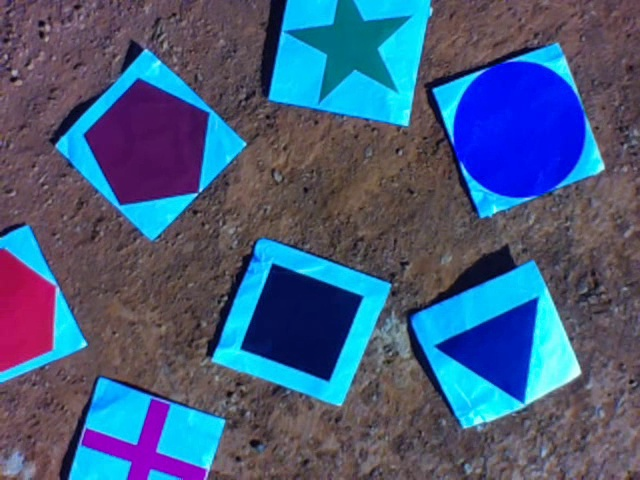
#> input picture assets/13_frame_000001_t1.50s.jpg, 640 x 480 px
$ python deteccao.py
#> lines starting #> are read from the running program, lines starting #| are printed output that depends on the picture; after the words box and inside, x2 and y2 are one past the last pixel; in counts of white or black regions, pixels touching at a corner belong together
import cv2
import numpy as np

imagem = cv2.imread('assets/13_frame_000001_t1.50s.jpg')
#> imagem is the input picture: shape (480, 640, 3); mean B, G, R 125.5, 92.1, 69.4
#imagem = cv2.imread('assets/13_frame_000004_t6.00s.jpg')

hsv = cv2.cvtColor(imagem, cv2.COLOR_BGR2HSV)
#> hsv: shape (480, 640, 3); mean H, S, V 109.7, 121.8, 134.4

# Estrutura: ("Nome", [min H,S,V], [max H,S,V])
lista_cores = [
    ("Circulo Azul", [112, 229, 212], [150, 255, 255]),
    ("Pentagono Roxo", [124, 162, 42], [161, 255, 144]),
    ("Cruz Rosa", [124, 212, 151], [155, 255, 212]),
    ("Triangulo Azul", [107, 222, 113], [130, 255, 213]),
    ("Castelo Laranja", [150, 0, 130], [179, 194, 255]),
    ("Estrela Verde", [66, 220, 0], [104, 255, 215]),
    ("Quadrado Azul", [101, 212, 56], [122, 255, 111]),
    ("Hexagono Rosa", [147, 180, 104], [179, 255, 199])

]

for nome_cor, valor_min, valor_max in lista_cores:

    minimo = np.array(valor_min)
    maximo = np.array(valor_max)

    mascara = cv2.inRange(hsv, minimo, maximo)

    # Limpeza Morfologia
    # Cria um "pincel" 5x5 pixels
    kernel = np.ones((5,5), np.uint8)

    # Erode: suaviza as bordas
    mascara = cv2.erode(mascara, kernel, iterations=1)
    # Dilate: "Incha" a forma para tapar buracos dentro dela
    mascara = cv2.dilate(mascara, kernel, iterations=1)

    # RETR_EXTERNAL: Pega apenas o contorno de fora
    # CHAIN_APPROX_SIMPLE: guarda apenas os pontos essenciais da linha
    contornos, _ = cv2.findContours(mascara, cv2.RETR_EXTERNAL, cv2.CHAIN_APPROX_SIMPLE)

    for cnt in contornos:
        area = cv2.contourArea(cnt)
        if area > 1000: # Area  maior que 1000 pixels

            perimetro = cv2.arcLength(cnt, True)

            # Suaviza a forma para contar os cantos
            approx = cv2.approxPolyDP(cnt, 0.015 * perimetro, True)

            num_vertices = len(approx)

            circularidade = 4 * np.pi * area / (perimetro * perimetro)

            forma = "Desconhecido"

            if "Circulo" in nome_cor and num_vertices == 6 and circularidade > 0.4:
                forma = "Circulo"
            elif "Cruz" in nome_cor and num_vertices == 12 and circularidade < 0.25:
                forma = "Cruz"
            elif "Estrela" in nome_cor and num_vertices == 11 and circularidade < 0.4:
                forma = "Estrela"
            elif "Triangulo" in nome_cor and num_vertices == 3:
                forma = "Triangulo"
            elif "Quadrado" in nome_cor and num_vertices == 4:
                forma = "Quadrado"
            elif "Pentagono" in nome_cor and num_vertices == 5:
                forma = "Pentagono"
            elif "Hexagono" in nome_cor and num_vertices == 6 and circularidade > 0.8:
                forma = "Hexagono"
            elif "Castelo" in nome_cor and num_vertices == 10:
                forma = "Castelo"
            # Fallback para detecção por cor
            elif "Circulo" in nome_cor:
                forma = "Circulo"
            elif "Triangulo" in nome_cor:
                forma = "Triangulo"
            elif "Quadrado" in nome_cor:
                forma = "Quadrado"
            elif "Pentagono" in nome_cor:
                forma = "Pentagono"
            elif "Hexagono" in nome_cor:
                forma = "Hexagono"
            elif "Cruz" in nome_cor:
                forma = "Cruz"
            elif "Estrela" in nome_cor:
                forma = "Estrela"
            elif "Castelo" in nome_cor:
                forma = "Castelo"
            else:
                forma = f"Forma ({num_vertices} vertices)"

            # Para encontrar o centro
            M = cv2.moments(cnt)
            if M["m00"] != 0:
                cX = int(M["m10"] / M["m00"])
                cY = int(M["m01"] / M["m00"])
            else:
                cX, cY = 0, 0

            cv2.drawContours(imagem, [cnt], -1, (0, 255, 0), 2)

            texto_final = f"{forma}"
            cv2.putText(imagem, texto_final, (cX - 20, cY), cv2.FONT_HERSHEY_SIMPLEX, 0.5, (255, 255, 255), 2)

    if len(contornos) > 0:
            print(f"Processando {nome_cor}: Encontrei {len(contornos)} contornos.")
#> this loop made 8 passes
#| Processando Circulo Azul: Encontrei 1 contornos.
#| Processando Pentagono Roxo: Encontrei 1 contornos.
#| Processando Cruz Rosa: Encontrei 1 contornos.
#| Processando Triangulo Azul: Encontrei 1 contornos.
#| Processando Estrela Verde: Encontrei 1 contornos.
#| Processando Quadrado Azul: Encontrei 1 contornos.
#| Processando Hexagono Rosa: Encontrei 1 contornos.
#> pass 1, `mascara = cv2.inRange(hsv, minimo, maximo)`:
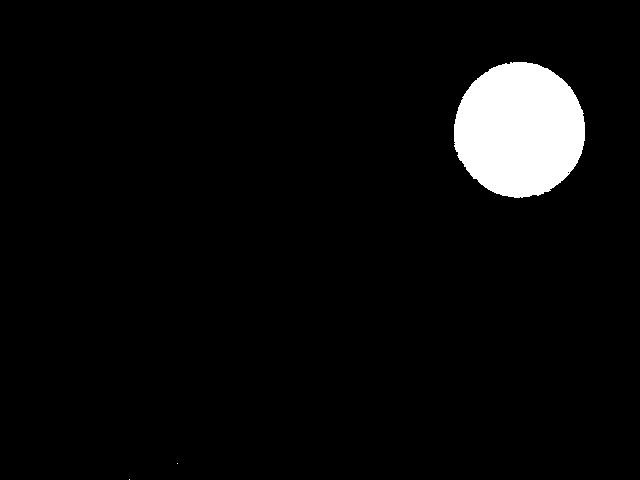
#> mascara: shape (480, 640); 4.5% white; 3 white regions (2 under 20 px), largest, box (x1, y1, x2, y2) and area: (454, 62, 585, 198) 13932
#> pass 1, `mascara = cv2.erode(mascara, kernel, iterations=1)`:
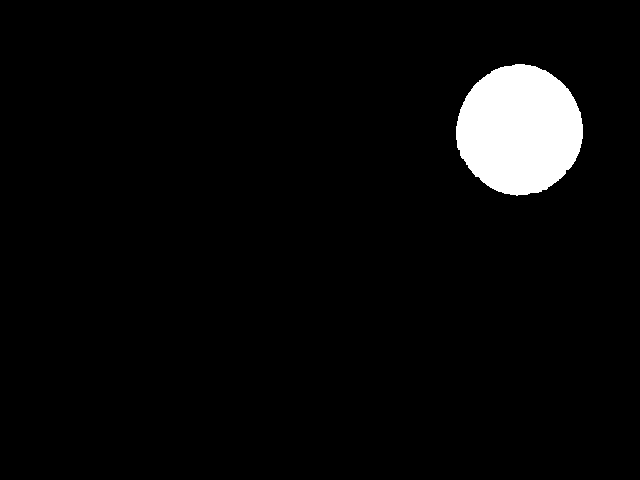
#> mascara: shape (480, 640); 4.2% white; 1 white region, box (x1, y1, x2, y2) and area: (456, 64, 583, 196) 12861
#> pass 2, `mascara = cv2.inRange(hsv, minimo, maximo)`:
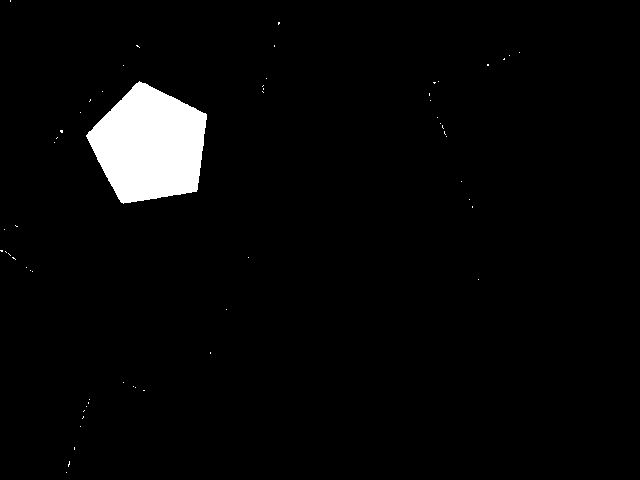
#> mascara: shape (480, 640); 3.4% white; 58 white regions (57 under 20 px), largest, box (x1, y1, x2, y2) and area: (86, 81, 207, 204) 10214
#> after the loop:
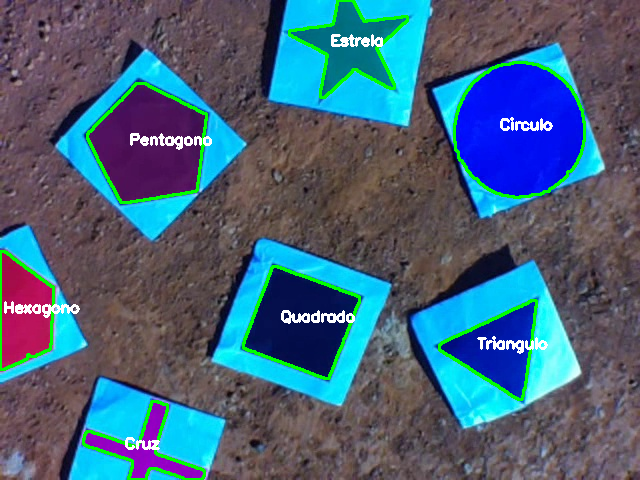
#> imagem: shape (480, 640, 3); 3.77% of pixels changed, all inside (x1, y1, x2, y2) = (0, 0, 586, 480)
#> after the loop:
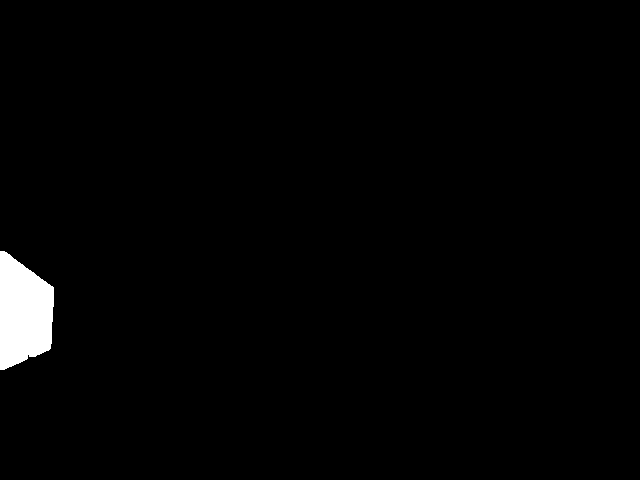
#> mascara: shape (480, 640); 1.6% white; 1 white region, box (x1, y1, x2, y2) and area: (0, 251, 54, 370) 4884

cv2.imshow('Classificacao Geometrica', imagem)

cv2.waitKey(0)
cv2.destroyAllWindows()

$ run again, with assets/13_frame_000004_t6.00s.jpg copied over assets/13_frame_000001_t1.50s.jpg
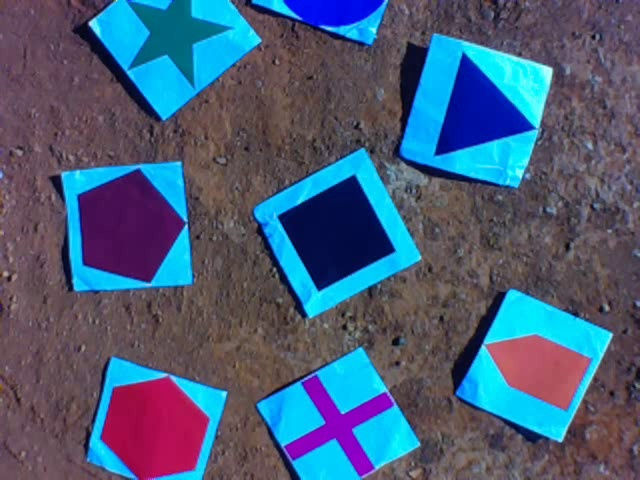
#> input picture assets/13_frame_000004_t6.00s.jpg, 640 x 480 px
#> imagem is the input picture: shape (480, 640, 3); mean B, G, R 119.6, 93.2, 73.3
#> hsv: shape (480, 640, 3); mean H, S, V 114.2, 117.1, 130.1
#> the loop `for nome_cor, valor_min, valor_max in lista_cores: ` made 8 passes
#| Processando Circulo Azul: Encontrei 1 contornos.
#| Processando Pentagono Roxo: Encontrei 1 contornos.
#| Processando Cruz Rosa: Encontrei 1 contornos.
#| Processando Triangulo Azul: Encontrei 1 contornos.
#| Processando Castelo Laranja: Encontrei 1 contornos.
#> (further printed lines are left out)
#> pass 1, `mascara = cv2.erode(mascara, kernel, iterations=1)`:
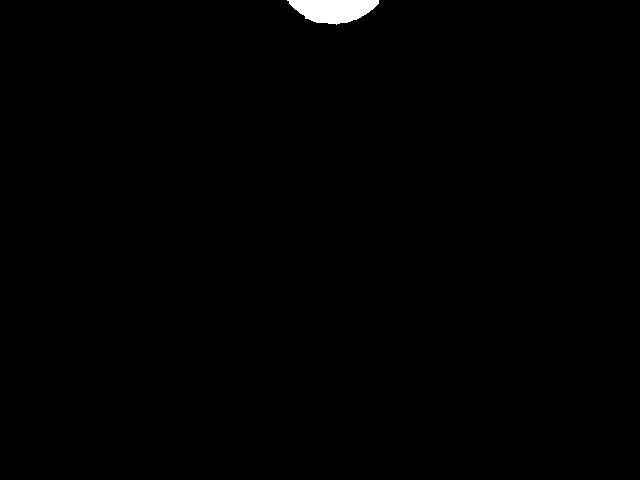
#> mascara: shape (480, 640); 0.52% white; 1 white region, box (x1, y1, x2, y2) and area: (287, 0, 379, 25) 1607
#> after the loop `for nome_cor, valor_min, valor_max in lista_cores:`:
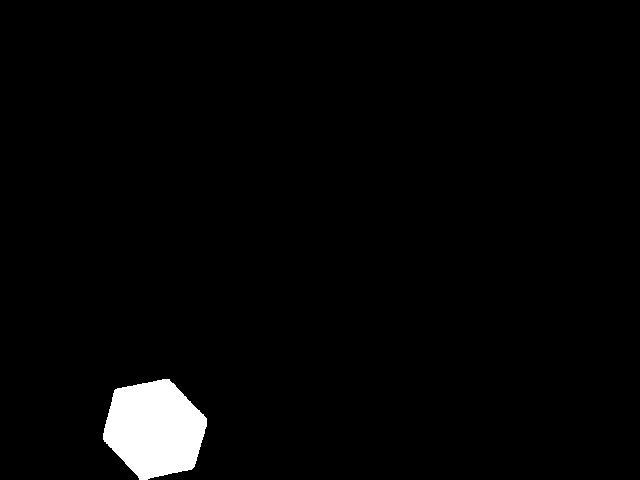
#> mascara: shape (480, 640); 2.5% white; 1 white region, box (x1, y1, x2, y2) and area: (103, 379, 207, 480) 7644
